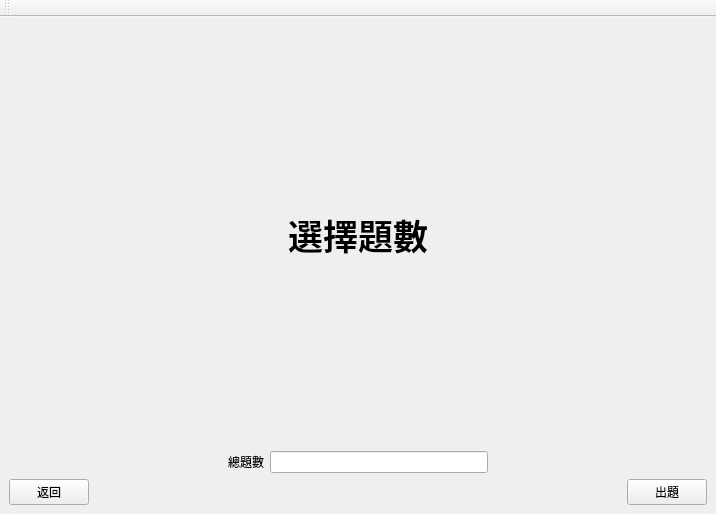
<?xml version="1.0" encoding="UTF-8"?>
<ui version="4.0">
 <class>MainWindow</class>
 <widget class="QMainWindow" name="MainWindow">
  <property name="geometry">
   <rect>
    <x>0</x>
    <y>0</y>
    <width>716</width>
    <height>514</height>
   </rect>
  </property>
  <property name="windowTitle">
   <string>Question Database</string>
  </property>
  <widget class="QWidget" name="centralwidget">
   <layout class="QHBoxLayout" name="horizontalLayout">
    <item>
     <layout class="QGridLayout" name="gridLayout_0">
      <item row="6" column="2">
       <layout class="QHBoxLayout" name="horizontalLayout_5">
        <item>
         <widget class="QPushButton" name="button_return">
          <property name="text">
           <string>返回</string>
          </property>
         </widget>
        </item>
        <item>
         <spacer name="horizontalSpacer_3">
          <property name="orientation">
           <enum>Qt::Horizontal</enum>
          </property>
          <property name="sizeHint" stdset="0">
           <size>
            <width>40</width>
            <height>20</height>
           </size>
          </property>
         </spacer>
        </item>
        <item>
         <widget class="QPushButton" name="button_make_question">
          <property name="text">
           <string>出題</string>
          </property>
         </widget>
        </item>
       </layout>
      </item>
      <item row="0" column="2">
       <widget class="QLabel" name="label_title">
        <property name="font">
         <font>
          <family>微軟正黑體 Light</family>
          <pointsize>26</pointsize>
          <weight>75</weight>
          <italic>false</italic>
          <bold>true</bold>
          <kerning>true</kerning>
         </font>
        </property>
        <property name="tabletTracking">
         <bool>false</bool>
        </property>
        <property name="layoutDirection">
         <enum>Qt::LeftToRight</enum>
        </property>
        <property name="text">
         <string>選擇題數</string>
        </property>
        <property name="textFormat">
         <enum>Qt::RichText</enum>
        </property>
        <property name="alignment">
         <set>Qt::AlignCenter</set>
        </property>
       </widget>
      </item>
      <item row="4" column="2">
       <layout class="QGridLayout" name="gridLayout_1">
        <item row="0" column="3">
         <widget class="QLineEdit" name="lineEdit_total_number"/>
        </item>
        <item row="0" column="2">
         <widget class="QLabel" name="label_total_number">
          <property name="text">
           <string>總題數</string>
          </property>
          <property name="alignment">
           <set>Qt::AlignCenter</set>
          </property>
         </widget>
        </item>
        <item row="0" column="4">
         <spacer name="horizontalSpacer_2">
          <property name="orientation">
           <enum>Qt::Horizontal</enum>
          </property>
          <property name="sizeHint" stdset="0">
           <size>
            <width>40</width>
            <height>20</height>
           </size>
          </property>
         </spacer>
        </item>
        <item row="0" column="1">
         <spacer name="horizontalSpacer">
          <property name="orientation">
           <enum>Qt::Horizontal</enum>
          </property>
          <property name="sizeHint" stdset="0">
           <size>
            <width>40</width>
            <height>20</height>
           </size>
          </property>
         </spacer>
        </item>
       </layout>
      </item>
     </layout>
    </item>
   </layout>
  </widget>
  <widget class="QToolBar" name="toolBar">
   <property name="windowTitle">
    <string>toolBar</string>
   </property>
   <attribute name="toolBarArea">
    <enum>TopToolBarArea</enum>
   </attribute>
   <attribute name="toolBarBreak">
    <bool>false</bool>
   </attribute>
  </widget>
 </widget>
 <resources/>
 <connections/>
</ui>
